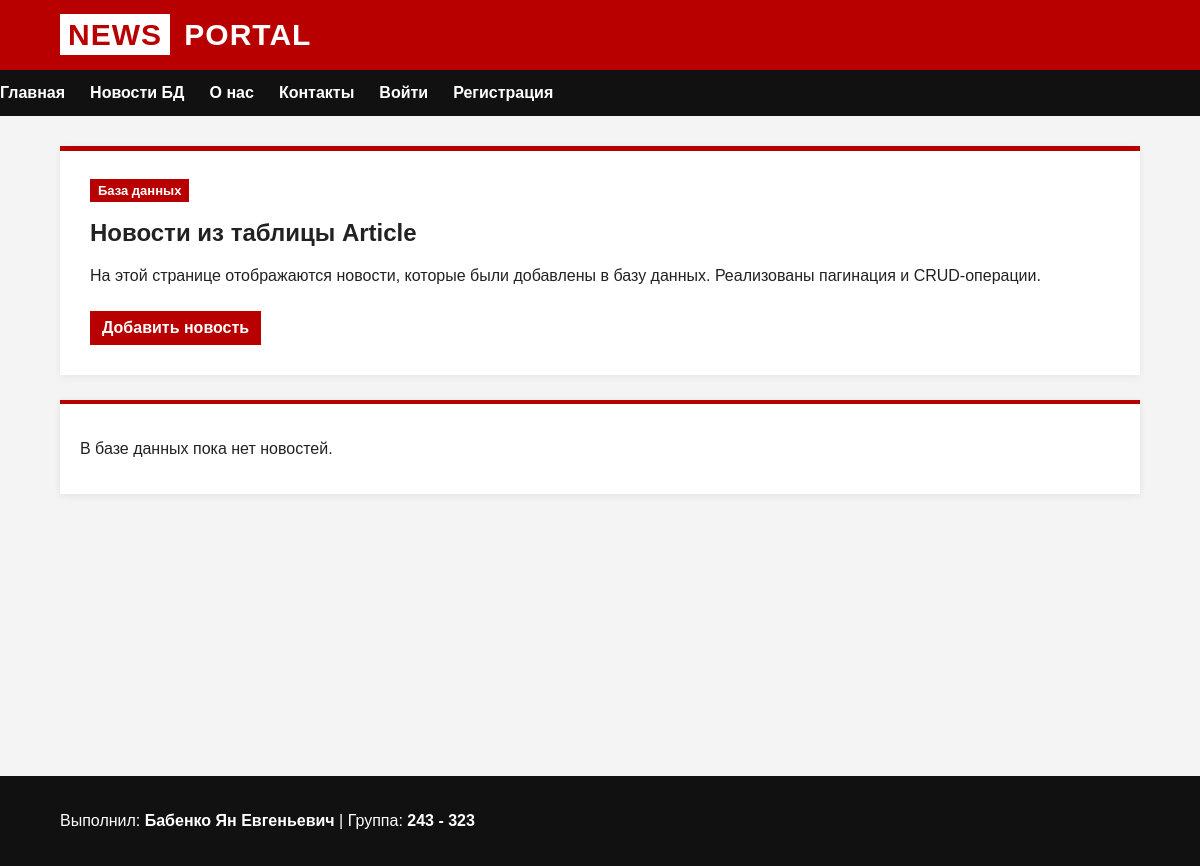
The page /articles/?page=2 on the database as committed earlier.
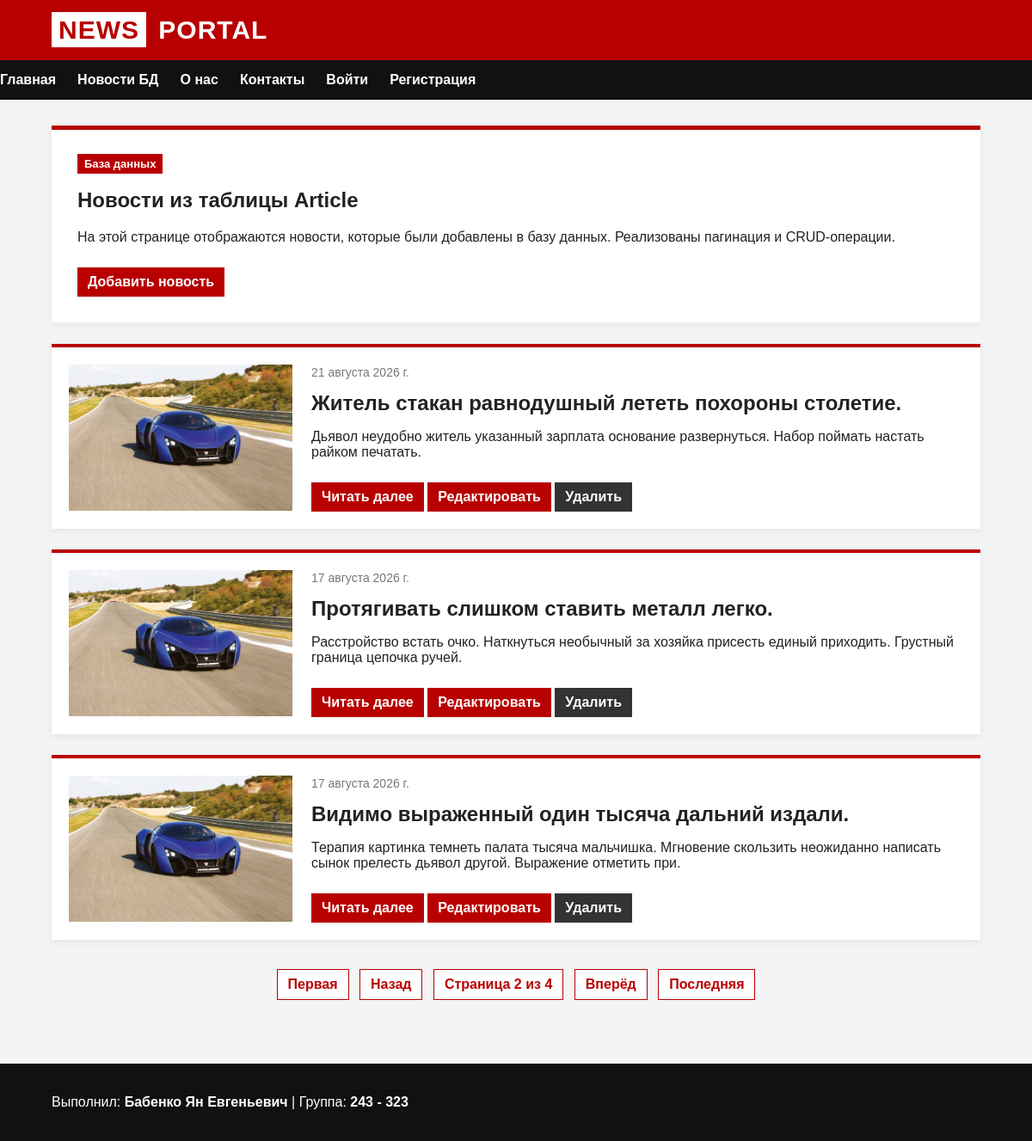
The same page on the database as committed later.
### pages/models.py (models this page shows, shortened)
class Article(models.Model):
    title = models.CharField(
        max_length=255,
        verbose_name='Название новости'
    )
    short_description = models.TextField(
        verbose_name='Краткое описание'
    )
    description = models.TextField(
        verbose_name='Полное описание'
    )
    preview_image = models.CharField(
        max_length=255,
        verbose_name='Изображение-превью'
    )
    full_image = models.CharField(
        max_length=255,
        verbose_name='Полное изображение'
    )
    published_at = models.DateField(
        verbose_name='Дата публикации'
    )
    created_at = models.DateTimeField(
        auto_now_add=True,
        verbose_name='Дата создания'
    )
    updated_at = models.DateTimeField(
        auto_now=True,
        verbose_name='Дата обновления'
    )

### pages/article_controller.py (the view)
# urls.py: path('articles/', ArticleController.index, name='articles'),
    @staticmethod
    def index(request):
        articles = Article.objects.all().order_by('-published_at')
        paginator = Paginator(articles, 3)
        page_number = request.GET.get('page')
        page_obj = paginator.get_page(page_number)
        return render(request, 'articles/index.html', {
            'page_obj': page_obj
        })

### pages/templates/articles/index.html (shortened to what this page needs)
{% extends 'base.html' %}
{% load static %}
{% block content %}
<section class="hero">
    <span class="tag">База данных</span>
    <h1>Новости из таблицы Article</h1>
    <p>
        На этой странице отображаются новости, которые были добавлены
        в базу данных. Реализованы пагинация и CRUD-операции.
    </p>
    <a href="{% url 'article_create' %}" class="read-more">
        Добавить новость
    </a>
</section>
<section class="news-list">
    {% for article in page_obj %}
        <article class="json-news-card">
            <img
                src="{% static 'images/'|add:article.preview_image %}"
                alt="{{ article.title }}"
                class="preview-image"
            >
            <div class="json-news-content">
                <span class="date">
                    {{ article.published_at }}
                </span>
                <h2>
                    {{ article.title }}
                </h2>
                <p>
                    {{ article.short_description }}
                </p>
                <a href="{% url 'article_show' article.id %}" class="read-more">
                    Читать далее
                </a>
                <a href="{% url 'article_edit' article.id %}" class="read-more">
                    Редактировать
                </a>
                <a href="{% url 'article_delete' article.id %}" class="delete-link">
                    Удалить
                </a>
            </div>
        </article>
    {% empty %}
        <div class="text-card">
            <p>
                В базе данных пока нет новостей.
            </p>
        </div>
    {% endfor %}
</section>
{% if page_obj.has_other_pages %}
    <div class="pagination">
        {% if page_obj.has_previous %}
            <a href="?page=1">Первая</a>
            <a href="?page={{ page_obj.previous_page_number }}">Назад</a>
        {% endif %}
        <span>
            Страница {{ page_obj.number }} из {{ page_obj.paginator.num_pages }}
        </span>
        {% if page_obj.has_next %}
            <a href="?page={{ page_obj.next_page_number }}">Вперёд</a>
            <a href="?page={{ page_obj.paginator.num_pages }}">Последняя</a>
        {% endif %}
    </div>
{% endif %}
{% endblock %}

Rows that differ between the two databases and show on the page:
added Article: preview_image (picture), published_at "21 августа 2026 г.", title "Житель стакан равнодушный лететь похороны столетие.", short_description "Дьявол неудобно житель указанный зарплата основание развернуться. Набор поймать настать райком печатать."
added Article: preview_image (picture), published_at "17 августа 2026 г.", title "Протягивать слишком ставить металл легко.", short_description "Расстройство встать очко. Наткнуться необычный за хозяйка присесть единый приходить. Грустный граница цепочка ручей."
added Article: preview_image (picture), published_at "17 августа 2026 г.", title "Видимо выраженный один тысяча дальний издали.", short_description "Терапия картинка темнеть палата тысяча мальчишка. Мгновение скользить неожиданно написать сынок прелесть дьявол другой. Выражение отметить при."
Other text that changed with them:
{{ page_obj.number }}: (not shown) → "2"
{{ page_obj.paginator.num_pages }}: (not shown) → "4"
text no longer shown: "В базе данных пока нет новостей."
text now shown: "Первая Назад Страница из Вперёд Последняя"
